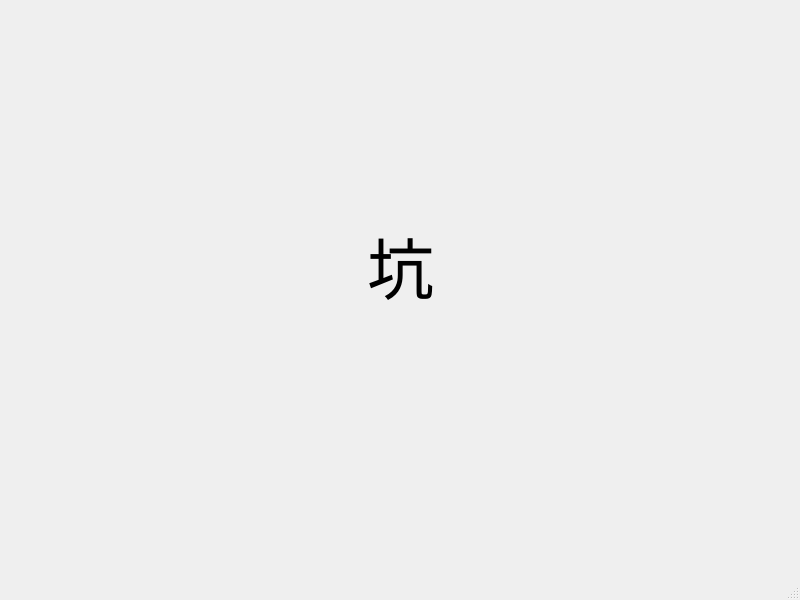
<?xml version="1.0" encoding="UTF-8"?>
<ui version="4.0">
 <class>UIManager</class>
 <widget class="QMainWindow" name="UIManager">
  <property name="geometry">
   <rect>
    <x>0</x>
    <y>0</y>
    <width>800</width>
    <height>600</height>
   </rect>
  </property>
  <property name="windowTitle">
   <string>MainWindow</string>
  </property>
  <widget class="QWidget" name="centralwidget">
   <widget class="QLabel" name="label">
    <property name="geometry">
     <rect>
      <x>150</x>
      <y>90</y>
      <width>501</width>
      <height>351</height>
     </rect>
    </property>
    <property name="font">
     <font>
      <pointsize>50</pointsize>
     </font>
    </property>
    <property name="text">
     <string>坑</string>
    </property>
    <property name="alignment">
     <set>Qt::AlignCenter</set>
    </property>
   </widget>
  </widget>
  <widget class="QMenuBar" name="menubar">
   <property name="geometry">
    <rect>
     <x>0</x>
     <y>0</y>
     <width>800</width>
     <height>22</height>
    </rect>
   </property>
  </widget>
  <widget class="QStatusBar" name="statusbar"/>
 </widget>
 <resources/>
 <connections/>
</ui>
